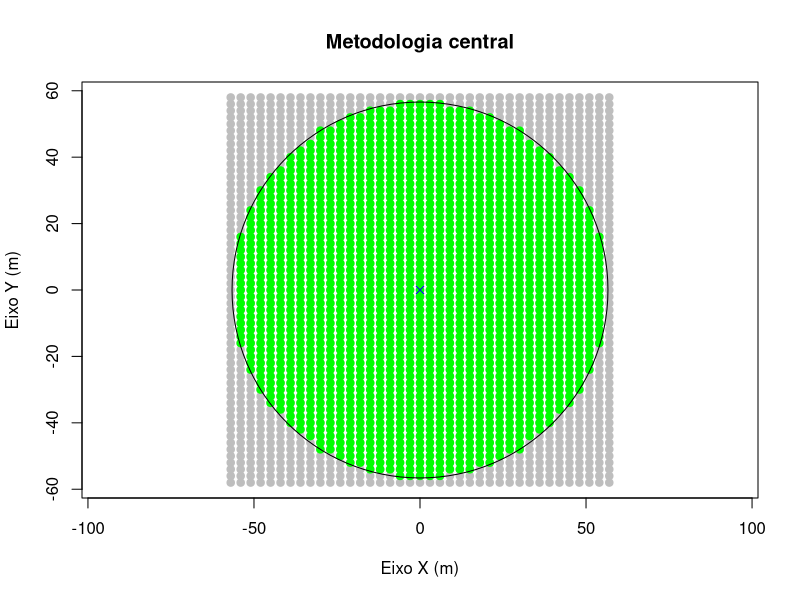
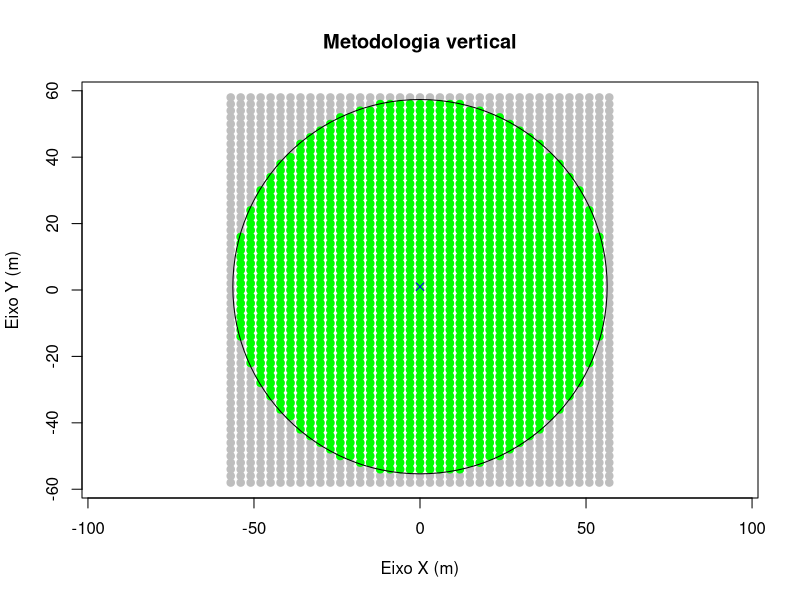
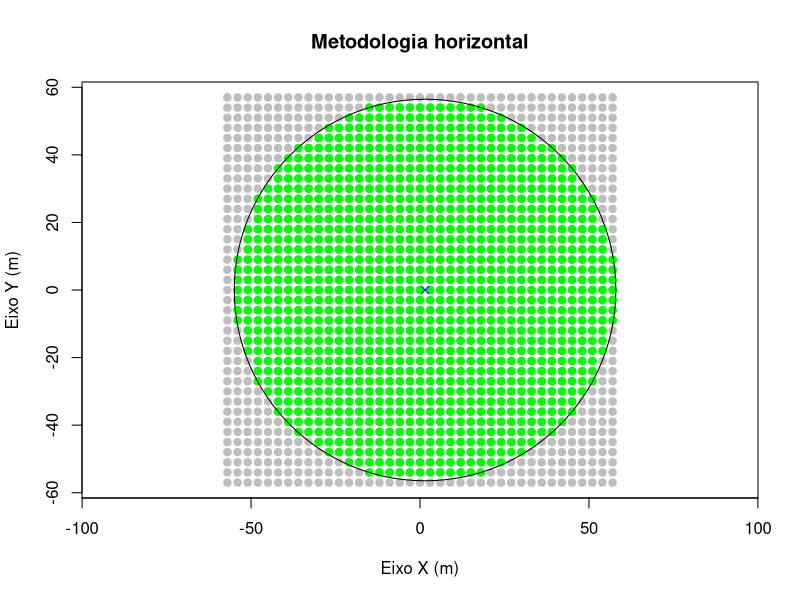
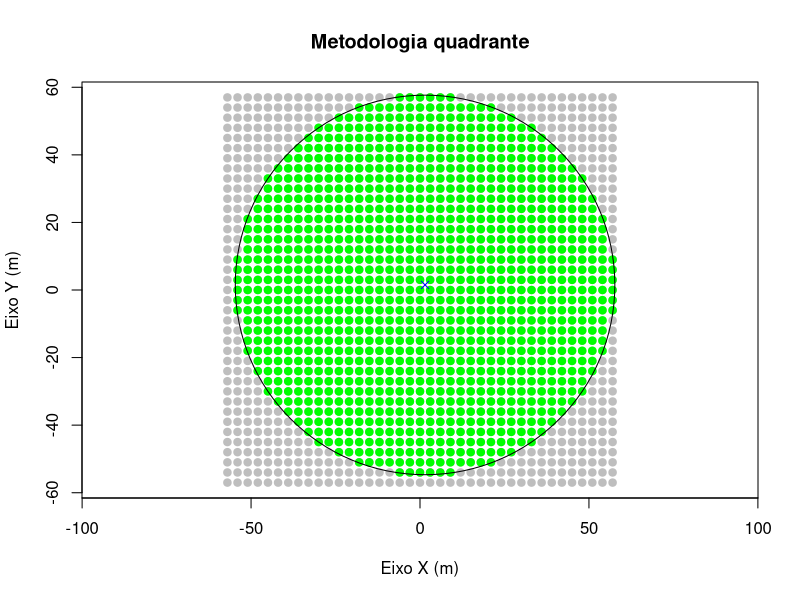

Write R code to recreate these figures, in order.
# Se ainda não tiver o pacote tibble instalado, descomente a linha abaixo:
# install.packages("tibble")

# Função para calcular o número de árvores por hectare ou metro quadrado
n_arvores <- function(x = NULL, y = NULL, area = NULL,
                      lado_x = NULL, lado_y = NULL,
                      unidades = "ha",
                      opcao = "inferior") {

  # Definir opções permitidas para unidades
  unidades <- match.arg(unidades, choices = c("ha", "m2"))

  # Validar a opção escolhida para arredondamento
  opcao <- match.arg(opcao, choices = c("inferior", "superior", "exato"))

  # 1. Determinar a área
  if (!is.null(area)) {
    if (unidades == "ha") {
      area_m2 <- area * 10000  # Converter hectares para metros quadrados
      message("Método: Usando a área fornecida em hectares.")
      message("Área fornecida: ", area, " ha (", area_m2, " m²).")
    } else if (unidades == "m2") {
      area_m2 <- area
      message("Método: Usando a área fornecida em metros quadrados.")
      message("Área fornecida: ", area_m2, " m².")
    }
  } else if (!is.null(lado_x) && !is.null(lado_y)) {
    area_m2 <- lado_x * lado_y
    message("Método: Calculando área a partir de lado_x e lado_y.")
    message("lado_x = ", lado_x, " m, lado_y = ", lado_y, " m.")
    message("Área calculada: ", area_m2, " m² (", round(area_m2 / 10000, 4), " ha).")
  } else if (!is.null(lado_x)) {
    area_m2 <- lado_x^2
    message("Método: Calculando área a partir de lado_x, assumindo lado_y = lado_x.")
    message("lado_x = ", lado_x, " m.")
    message("Área calculada: ", area_m2, " m² (", round(area_m2 / 10000, 4), " ha).")
  } else if (!is.null(lado_y)) {
    area_m2 <- lado_y^2
    message("Método: Calculando área a partir de lado_y, assumindo lado_x = lado_y.")
    message("lado_y = ", lado_y, " m.")
    message("Área calculada: ", area_m2, " m² (", round(area_m2 / 10000, 4), " ha).")
  } else {
    stop("Erro: Área não fornecida e lados_x e lados_y não fornecidos.")
  }

  # 2. Determinar o espaçamento entre árvores
  if (!is.null(x) && !is.null(y)) {
    message("Método: Usando espaçamento fornecido para x e y.")
    message("Espaçamento x = ", x, " m, espaçamento y = ", y, " m.")
  } else if (!is.null(x)) {
    y <- x
    message("Método: Apenas 'x' fornecido. Definindo y = x = ", x, " m.")
  } else if (!is.null(y)) {
    x <- y
    message("Método: Apenas 'y' fornecido. Definindo x = y = ", y, " m.")
  } else {
    stop("Erro: Espaçamento não fornecido. Forneça 'x', 'y', ou ambos.")
  }

  # Validar que x e y são números positivos
  if (!is.numeric(x) || !is.numeric(y) || x <= 0 || y <= 0) {
    stop("Erro: Os espaçamentos 'x' e 'y' devem ser números positivos.")
  }

  # 3. Calcular o número de árvores
  trees_exact <- area_m2 / (x * y)  # Número exato de árvores na área

  if (opcao == "exato") {
    trees <- trees_exact
    message("Opção: Exato.")
    message("Número exato de árvores: ", trees, ".")
  } else if (opcao == "inferior") {
    trees <- floor(trees_exact)
    message("Opção: Inferior (arredondando para baixo).")
    message("Número de árvores inferior: ", trees, ".")
  } else if (opcao == "superior") {
    trees <- ceiling(trees_exact)
    message("Opção: Superior (arredondando para cima).")
    message("Número de árvores superior: ", trees, ".")
  }

  return(trees)
}

# Função para gerar a grade de árvores
gerar_grade_arvores <- function(limite_x, limite_y, espacamento_x, espacamento_y) {
  x_coords <- seq(-limite_x, limite_x, by = espacamento_x)
  y_coords <- seq(-limite_y, limite_y, by = espacamento_y)
  grid <- expand.grid(x = x_coords, y = y_coords)
  return(invisible(grid))
}
#
# gerar_grade_arvores(100,100,3,3)

# Função para obter o ponto central de acordo com a metodologia usando nomes
get_ponto_central <- function(metodologia, espacamento_x, espacamento_y) {
  # Validar e selecionar a metodologia usando match.arg
  metodologia <- match.arg(metodologia, choices = c("central", "vertical", "horizontal", "quadrante"))

  if (metodologia == "central") {
    # Árvore central como ponto central do círculo (ponto de uma árvore)
    ponto_central <- data.frame(x = 0, y = 0)
  } else if (metodologia == "vertical") {
    # Ponto central entre duas árvores na vertical
    ponto_central <- data.frame(x = 0, y = espacamento_y / 2)
  } else if (metodologia == "horizontal") {
    # Ponto central entre duas árvores na horizontal
    ponto_central <- data.frame(x = espacamento_x / 2, y = 0)
  } else if (metodologia == "quadrante") {
    # Ponto central entre quatro árvores
    ponto_central <- data.frame(x = espacamento_x / 2, y = espacamento_y / 2)
  } else {
    stop("Metodologia inválida. Escolha 'central', 'vertical', 'horizontal' ou 'quadrante'.")
  }

  return(ponto_central)
}

# Função para calcular o raio necessário para incluir o número desejado de árvores
calcular_raio_por_n_arvores <- function(arvores, ponto_central, n_arvores_desejado) {
  distancias <- sqrt((arvores$x - ponto_central$x)^2 + (arvores$y - ponto_central$y)^2)
  arvores$distancia <- distancias
  arvores_ordenadas <- arvores[order(arvores$distancia), ]

  if (n_arvores_desejado > nrow(arvores)) {
    stop("O número desejado de árvores é maior do que o total disponível.")
  }

  raio <- arvores_ordenadas$distancia[n_arvores_desejado]

  return(raio)
}

# Função para filtrar as árvores dentro do círculo
filtrar_arvores_circulo <- function(arvores, ponto_central, raio) {
  distancias <- sqrt((arvores$x - ponto_central$x)^2 + (arvores$y - ponto_central$y)^2)
  arvores_no_circulo <- arvores[distancias <= raio, ]
  return(arvores_no_circulo)
}

# Função para contar o número de árvores por linha a partir do ponto central
contar_arvores_por_linha <- function(arvores_circulo, ponto_central, espacamento_y) {
  linhas <- unique(arvores_circulo$y)
  linhas <- sort(linhas)
  contador_linhas <- data.frame(
    Linha = linhas,
    Distancia_vertical = abs(linhas - ponto_central$y),
    Numero_de_arvores = integer(length(linhas))
  )

  for (i in seq_along(linhas)) {
    linha <- linhas[i]
    arvores_linha <- arvores_circulo[arvores_circulo$y == linha, ]
    contador_linhas$Numero_de_arvores[i] <- nrow(arvores_linha)
  }

  # Ordenar pelas distâncias verticais
  contador_linhas <- contador_linhas[order(contador_linhas$Distancia_vertical), ]
  return(contador_linhas)
}

# Função para gerar o esquema de caminhamento como tibble
gerar_esquema_caminhamento <- function(contador_linhas, ponto_central, espacamento_x) {
  # Criar vetores de Direcao e Mensagem
  Direcao <- character(nrow(contador_linhas))
  Mensagem <- character(nrow(contador_linhas))

  for (i in 1:nrow(contador_linhas)) {
    linha <- contador_linhas[i, ]
    if (linha$Distancia_vertical > 0) {
      direcao <- ifelse(linha$Linha > ponto_central$y, "Norte", "Sul")
    } else {
      direcao <- "Central"
    }
    Direcao[i] <- direcao
    Mensagem[i] <- paste0("Na linha ", direcao, " a ", linha$Distancia_vertical, " m do centro, há ", linha$Numero_de_arvores, " árvores.")
  }

  # Criar um tibble usando tibble::tibble
  esquema <- tibble::tibble(
    Direcao = Direcao,
    Distancia_vertical = contador_linhas$Distancia_vertical,
    Numero_de_arvores = contador_linhas$Numero_de_arvores,
    Mensagem = Mensagem
  )

  return(esquema)
}

# Função para plotar as árvores e o círculo
plotar_parcela_circular <- function(arvores, arvores_circulo, ponto_central, raio, titulo) {
  plot(arvores$x, arvores$y, pch = 19, col = "grey",
       xlab = "Eixo X (m)", ylab = "Eixo Y (m)",
       main = titulo, asp = 1)
  points(arvores_circulo$x, arvores_circulo$y, pch = 19, col = "green")
  symbols(ponto_central$x, ponto_central$y, circles = raio,
          add = TRUE, inches = FALSE, border = "red")
  points(ponto_central$x, ponto_central$y, pch = 4, col = "blue", cex = 1)
}

# Função principal para executar todo o processo
executar_metodologia <- function(x = NULL, y = NULL, n = NULL,
                                 metodologia = "central",
                                 area = NULL, lado_x = NULL, lado_y = NULL,
                                 unidades = "ha",
                                 opcao = "inferior") {

  # Definir opções permitidas para metodologia
  metodologia <- match.arg(metodologia, choices = c('central', 'vertical', 'horizontal', 'quadrante'))

  # Definir opções permitidas para unidades
  unidades <- match.arg(unidades, choices = c("ha", "m2"))

  # Validar a opção escolhida para arredondamento
  opcao <- match.arg(opcao, choices = c("inferior", "superior", "exato"))

  # Determinar o número de árvores desejado
  if (!is.null(n)) {
    n_arvores_desejado <- n
    message("Usando número de árvores fornecido: ", n_arvores_desejado)
  } else {
    # Calcular o número de árvores usando a função n_arvores
    n_arvores_desejado <- n_arvores(x = x, y = y, area = area,
                                    lado_x = lado_x, lado_y = lado_y,
                                    unidades = unidades,
                                    opcao = opcao)
    message("Número de árvores calculado: ", n_arvores_desejado)
  }

  # Estimativa inicial do raio
  area_desejada <- n_arvores_desejado * x * y
  raio_estimado <- sqrt(area_desejada / pi)

  # Limites para a grade (um pouco maiores que o raio estimado)
  limite_x <- ceiling(raio_estimado / x) * x
  limite_y <- ceiling(raio_estimado / y) * y

  # Gerar grade de árvores
  arvores <- gerar_grade_arvores(limite_x, limite_y, x, y)

  # Obter o ponto central de acordo com a metodologia
  ponto_central <- get_ponto_central(metodologia, x, y)

  # Calcular o raio necessário
  raio <- calcular_raio_por_n_arvores(arvores, ponto_central, n_arvores_desejado)

  # Filtrar as árvores dentro do círculo
  arvores_circulo <- filtrar_arvores_circulo(arvores, ponto_central, raio)

  # Contar o número de árvores por linha
  contador_linhas <- contar_arvores_por_linha(arvores_circulo, ponto_central, y)

  # Gerar esquema de caminhamento como tibble
  esquema <- gerar_esquema_caminhamento(contador_linhas, ponto_central, x)

  # Plotar os resultados
  titulo <- paste("Metodologia", metodologia)
  plotar_parcela_circular(arvores, arvores_circulo, ponto_central, raio, titulo)

  # Exibir informações
  cat("\n---", titulo, "---\n")
  cat("Ponto central:", paste0("(", ponto_central$x, ", ", ponto_central$y, ")"), "\n")
  cat("Raio da parcela circular:", round(raio, 2), "metros\n")
  cat("Número de árvores na parcela circular:", nrow(arvores_circulo), "\n")
  cat("Esquema de caminhamento:\n")
  print(esquema)

  # Retornar uma lista com todas as informações
  return(list(
    ponto_central = ponto_central,
    raio = raio,
    arvores_circulo = arvores_circulo,
    contador_linhas = contador_linhas,
    esquema_caminhamento = esquema
  ))
}

# Exemplos de uso da função n_arvores
cat("\n--- Exemplos de uso da função n_arvores ---\n")

# Exemplo 1: Usando a área diretamente em hectares, espaçamento x = 3 m, y = 2 m, opção inferior
# Esperado: 1666 árvores (1 ha = 10,000 m²; 10,000 / (3*2) = 1666.666... => 1666)
cat("\n--- Exemplo 1: Área em hectares ---\n")
n_arvores(area = 1, unidades = "ha", x = 3, y = 2, opcao = "inferior")
# Saída esperada: 1666 árvores

# Exemplo 2: Calculando a área a partir de lados, espaçamento x = 3 m, y = 2 m, opção inferior
# lado_x = 100 m, lado_y = 100 m (área = 10,000 m² = 1 ha), esperando 1666 árvores
cat("\n--- Exemplo 2: Calculando a área a partir de lados ---\n")
n_arvores(lado_x = 100, lado_y = 100, x = 3, y = 2, opcao = "inferior")
# Saída esperada: 1666 árvores

# Exemplo 3: Calculando a área a partir de apenas um lado, espaçamento x = 3 m, y = 2 m, opção exato
# lado_x = 100 m (área = 10,000 m² = 1 ha), esperando 1666 árvores
cat("\n--- Exemplo 3: Calculando a área a partir de um lado ---\n")
n_arvores(lado_x = 100, x = 3, y = 2, opcao = "exato")
# Saída esperada: 1666 árvores

# Exemplo 4: Usando opção superior com área em metros quadrados, espaçamento x = 3 m, y = 2 m
# área = 10,000 m², 10,000 / (3*2) = 1666.666... => 1667 árvores
cat("\n--- Exemplo 4: Área em metros quadrados com opção superior ---\n")
n_arvores(area = 10000, unidades = "m2", x = 3, y = 2, opcao = "superior")
# Saída esperada: 1667 árvores

# Exemplo 5: Tentativa de usar área em unidades inválidas
cat("\n--- Exemplo 5: Área com unidades inválidas ---\n")
# Isso deve gerar um erro
# Descomente a linha abaixo para testar
# n_arvores(area = 1, unidades = "invalid_unit", x = 3, y = 2, opcao = "inferior")

# Exemplo 6: Tentativa de usar área exata onde não é possível
cat("\n--- Exemplo 6: Opção exato onde não é possível ---\n")
# Isso deve gerar um erro, pois 10,000 / 6 = 1666.666... não é inteiro
# Descomente a linha abaixo para testar
# n_arvores(area = 10000, unidades = "m2", x = 3, y = 2, opcao = "exato")

# Exemplos de uso da função executar_metodologia
cat("\n--- Exemplos de uso da função executar_metodologia ---\n")

# Exemplo 1: Usando o número de árvores fornecido
# Metodologia 1, espaçamento x = 3 m, y = 2 m, n = 1666, metodologia = 1
cat("\n--- Exemplo 1: Usando número de árvores fornecido ---\n")
resultado1 <- executar_metodologia(x = 3, y = 2, n = 1666, metodologia = "central")

# Exemplo 2: Calculando o número de árvores a partir da área em hectares
# Metodologia 2, espaçamento x = 3 m, y = 2 m, area = 1 ha, unidades = "ha", opcao = "inferior"
cat("\n--- Exemplo 2: Calculando número de árvores a partir da área ---\n")
resultado2 <- executar_metodologia(x = 3, y = 2, n = NULL, metodologia = "vertical",
                                   area = 1, unidades = "ha", opcao = "inferior")

# Exemplo 3: Calculando o número de árvores a partir dos lados, opção superior
# Metodologia 3, espaçamento x = 3 m, y = 2 m, lado_x = 100 m, lado_y = 100 m, opcao = "superior"
cat("\n--- Exemplo 3: Calculando número de árvores a partir dos lados ---\n")
resultado3 <- executar_metodologia(x = 3, y = 3, n = NULL, metodologia = "horizontal",
                                   lado_x = 100, lado_y = 100, unidades = "ha",
                                   opcao = "superior")

# Exemplo 4: Usando o número de árvores fornecido com metodologia 4
# Metodologia 4, espaçamento x = 3 m, y = 2 m, n = 1667, metodologia = 4
cat("\n--- Exemplo 4: Usando número de árvores fornecido com metodologia 4 ---\n")
resultado4 <- executar_metodologia(x = 3, y = 3, area = 1, metodologia = "quadrante")

10000/9
# Exemplo 5: Tentativa de usar área com unidades inválidas no executar_metodologia
cat("\n--- Exemplo 5: Executar metodologia com unidades inválidas ---\n")
# Isso deve gerar um erro
# Descomente a linha abaixo para testar
# resultado5 <- executar_metodologia(x = 3, y = 2, n = NULL, metodologia = 1,
#                                    area = 1, unidades = "invalid_unit", opcao = "inferior")

# Exemplo 6: Executar metodologia sem fornecer n e sem parâmetros para calcular n
cat("\n--- Exemplo 6: Executar metodologia sem fornecer n e sem parâmetros para calcular n ---\n")
# Isso deve gerar um erro
# Descomente a linha abaixo para testar
# resultado6 <- executar_metodologia(x = 3, y = 2, n = NULL, metodologia = 1)

# Exemplo 7: Executar metodologia com n não sendo possível exato
cat("\n--- Exemplo 7: Executar metodologia com n não sendo exato ---\n")
# Isso deve gerar um erro se opcao = "exato"
# Descomente a linha abaixo para testar
# resultado7 <- executar_metodologia(x = 3, y = 2, n = 1666.666, metodologia = 1,
#                                    opcao = "exato")

View(resultado3$esquema_caminhamento)

